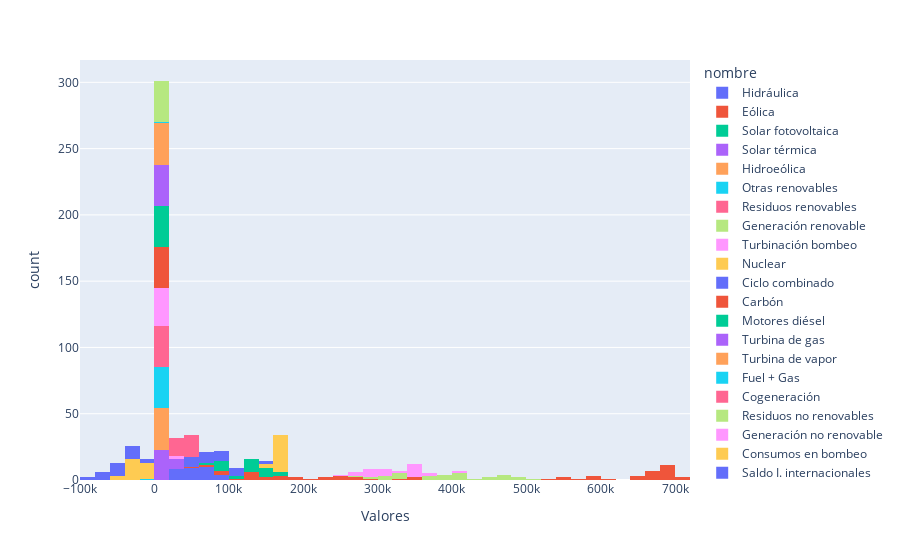

Notebook code cell kept with this figure:
### Code cell
fig3 = px.histogram(data_frame = df_balance, 
             x          = "Valores",
             color      = "nombre",
             nbins      = 50)

fig3.show()

### Figure 1 — Plotly figure (JSON) as saved in the notebook; plotly's stock layout.template omitted (floating-point values rounded to 4 significant figures)
{"data": [{"alignmentgroup": "True", "bingroup": "x", "hovertemplate": "nombre=Hidráulica<br>Valores=%{x}<br>count=%{y}<extra></extra>", "legendgroup": "Hidráulica", "marker": {"color": "#636efa", "pattern": {"shape": ""}}, "name": "Hidráulica", "nbinsx": 50, "offsetgroup": "Hidráulica", "orientation": "v", "showlegend": true, "type": "histogram", "x": [54390.0, 51660.0, 48590.0, 51780.0, 39250.0, 30370.0, 24770.0, 28360.0, 29560.0, 58600.0, 89990.0, 93640.0, 79990.0, 73830.0, 72080.0, 73920.0, 48580.0, 35060.0, 36020.0, 44950.0, 36270.0, 62650.0, 76160.0, 72010.0, 76860.0, 92060.0, 83010.0, 54810.0, 63360.0, 57720.0, 62210.0], "xaxis": "x", "yaxis": "y"}, {"alignmentgroup": "True", "bingroup": "x", "hovertemplate": "nombre=Eólica<br>Valores=%{x}<br>count=%{y}<extra></extra>", "legendgroup": "Eólica", "marker": {"color": "#EF553B", "pattern": {"shape": ""}}, "name": "Eólica", "nbinsx": 50, "offsetgroup": "Eólica", "orientation": "v", "showlegend": true, "type": "histogram", "x": [138200.0, 157400.0, 169100.0, 191600.0, 252100.0, 167800.0, 181400.0, 257500.0, 265800.0, 170700.0, 98490.0, 84160.0, 103500.0, 53480.0, 90240.0, 123700.0, 268200.0, 354100.0, 256100.0, 127300.0, 137900.0, 75500.0, 133300.0, 226500.0, 235500.0, 130100.0, 151000.0, 216700.0, 294900.0, 325000.0, 355800.0], "xaxis": "x", "yaxis": "y"}, {"alignmentgroup": "True", "bingroup": "x", "hovertemplate": "nombre=Solar fotovoltaica<br>Valores=%{x}<br>count=%{y}<extra></extra>", "legendgroup": "Solar fotovoltaica", "marker": {"color": "#00cc96", "pattern": {"shape": ""}}, "name": "Solar fotovoltaica", "nbinsx": 50, "offsetgroup": "Solar fotovoltaica", "orientation": "v", "showlegend": true, "type": "histogram", "x": [179900.0, 171700.0, 162300.0, 152300.0, 151200.0, 154000.0, 137200.0, 159300.0, 143800.0, 130600.0, 95710.0, 103200.0, 98160.0, 122800.0, 143200.0, 93150.0, 85670.0, 99580.0, 131200.0, 138700.0, 128600.0, 156800.0, 136400.0, 99730.0, 133400.0, 139000.0, 120900.0, 104500.0, 79730.0, 88050.0, 68290.0], "xaxis": "x", "yaxis": "y"}, {"alignmentgroup": "True", "bingroup": "x", "hovertemplate": "nombre=Solar térmica<br>Valores=%{x}<br>count=%{y}<extra></extra>", "legendgroup": "Solar térmica", "marker": {"color": "#ab63fa", "pattern": {"shape": ""}}, "name": "Solar térmica", "nbinsx": 50, "offsetgroup": "Solar térmica", "orientation": "v", "showlegend": true, "type": "histogram", "x": [23510.0, 23510.0, 19990.0, 17350.0, 20350.0, 21080.0, 20730.0, 20370.0, 15100.0, 11530.0, 4241.0, 4136.0, 7372.0, 7548.0, 11040.0, 1874.0, 1258.0, 4307.0, 14080.0, 17330.0, 20150.0, 20100.0, 14770.0, 6992.0, 10710.0, 11560.0, 12730.0, 8866.0, 1804.0, 3399.0, 2952.0], "xaxis": "x", "yaxis": "y"}, {"alignmentgroup": "True", "bingroup": "x", "hovertemplate": "nombre=Hidroeólica<br>Valores=%{x}<br>count=%{y}<extra></extra>", "legendgroup": "Hidroeólica", "marker": {"color": "#FFA15A", "pattern": {"shape": ""}}, "name": "Hidroeólica", "nbinsx": 50, "offsetgroup": "Hidroeólica", "orientation": "v", "showlegend": true, "type": "histogram", "x": [75.56, 127.7, 130.5, 135.5, 134.0, 115.1, 81.17, 42.67, 17.16, 16.76, 16.11, 13.23, 21.9, 57.73, 106.4, 81.66, 55.03, 43.2, 61.21, 59.51, 44.76, 110.6, 189.1, 182.3, 164.6, 150.7, 50.15, 1.722, 5.562, 13.74, 17.12], "xaxis": "x", "yaxis": "y"}, {"alignmentgroup": "True", "bingroup": "x", "hovertemplate": "nombre=Otras renovables<br>Valores=%{x}<br>count=%{y}<extra></extra>", "legendgroup": "Otras renovables", "marker": {"color": "#19d3f3", "pattern": {"shape": ""}}, "name": "Otras renovables", "nbinsx": 50, "offsetgroup": "Otras renovables", "orientation": "v", "showlegend": true, "type": "histogram", "x": [10140.0, 9950.0, 9399.0, 10120.0, 10700.0, 10270.0, 9385.0, 9018.0, 9778.0, 10090.0, 10970.0, 10270.0, 9259.0, 9224.0, 9261.0, 9155.0, 8779.0, 8337.0, 9236.0, 8771.0, 8713.0, 9003.0, 10320.0, 10170.0, 8055.0, 9631.0, 10220.0, 9640.0, 10000.0, 8602.0, 8199.0], "xaxis": "x", "yaxis": "y"}, {"alignmentgroup": "True", "bingroup": "x", "hovertemplate": "nombre=Residuos renovables<br>Valores=%{x}<br>count=%{y}<extra></extra>", "legendgroup": "Residuos renovables", "marker": {"color": "#FF6692", "pattern": {"shape": ""}}, "name": "Residuos renovables", "nbinsx": 50, "offsetgroup": "Residuos renovables", "orientation": "v", "showlegend": true, "type": "histogram", "x": [2595.0, 2542.0, 2596.0, 2526.0, 2531.0, 2524.0, 2543.0, 2477.0, 2483.0, 2666.0, 2763.0, 2737.0, 2692.0, 2591.0, 2589.0, 2578.0, 2458.0, 2382.0, 1945.0, 2177.0, 1900.0, 1868.0, 1945.0, 2029.0, 1878.0, 2021.0, 1973.0, 1880.0, 1857.0, 1959.0, 2366.0], "xaxis": "x", "yaxis": "y"}, {"alignmentgroup": "True", "bingroup": "x", "hovertemplate": "nombre=Generación renovable<br>Valores=%{x}<br>count=%{y}<extra></extra>", "legendgroup": "Generación renovable", "marker": {"color": "#B6E880", "pattern": {"shape": ""}}, "name": "Generación renovable", "nbinsx": 50, "offsetgroup": "Generación renovable", "orientation": "v", "showlegend": true, "type": "histogram", "x": [408800.0, 416900.0, 412100.0, 425800.0, 476200.0, 386200.0, 376000.0, 477100.0, 466500.0, 384200.0, 302200.0, 298100.0, 301000.0, 269500.0, 328500.0, 304500.0, 415000.0, 503800.0, 448600.0, 339300.0, 333500.0, 326000.0, 373000.0, 417600.0, 466600.0, 384600.0, 379900.0, 396400.0, 451700.0, 484800.0, 499800.0], "xaxis": "x", "yaxis": "y"}, {"alignmentgroup": "True", "bingroup": "x", "hovertemplate": "nombre=Turbinación bombeo<br>Valores=%{x}<br>count=%{y}<extra></extra>", "legendgroup": "Turbinación bombeo", "marker": {"color": "#FF97FF", "pattern": {"shape": ""}}, "name": "Turbinación bombeo", "nbinsx": 50, "offsetgroup": "Turbinación bombeo", "orientation": "v", "showlegend": true, "type": "histogram", "x": [16720.0, 18120.0, 19300.0, 16740.0, 15970.0, 23820.0, 21900.0, 19050.0, 16720.0, 10970.0, 9675.0, 5583.0, 6638.0, 9322.0, 9390.0, 13350.0, 13610.0, 8858.0, 14530.0, 15680.0, 12370.0, 11480.0, 9044.0, 4016, 4992.0, 12500.0, 9067.0, 3071.0, 9643.0, 8103.0, 6607.0], "xaxis": "x", "yaxis": "y"}, {"alignmentgroup": "True", "bingroup": "x", "hovertemplate": "nombre=Nuclear<br>Valores=%{x}<br>count=%{y}<extra></extra>", "legendgroup": "Nuclear", "marker": {"color": "#FECB52", "pattern": {"shape": ""}}, "name": "Nuclear", "nbinsx": 50, "offsetgroup": "Nuclear", "orientation": "v", "showlegend": true, "type": "histogram", "x": [166300.0, 166200.0, 166200.0, 166200.0, 166900.0, 167000.0, 166800.0, 166800.0, 166700.0, 166500.0, 166400.0, 166400.0, 166500.0, 167100.0, 167100.0, 167100.0, 166600.0, 166000.0, 166600.0, 167500.0, 166300.0, 163800.0, 167039, 167600.0, 167200.0, 167000.0, 166500.0, 162300.0, 143400.0, 143691, 143800.0], "xaxis": "x", "yaxis": "y"}, {"alignmentgroup": "True", "bingroup": "x", "hovertemplate": "nombre=Ciclo combinado<br>Valores=%{x}<br>count=%{y}<extra></extra>", "legendgroup": "Ciclo combinado", "marker": {"color": "#636efa", "pattern": {"shape": ""}}, "name": "Ciclo combinado", "nbinsx": 50, "offsetgroup": "Ciclo combinado", "orientation": "v", "showlegend": true, "type": "histogram", "x": [100100.0, 98460.0, 81730.0, 90580.0, 62850.0, 53600.0, 63740.0, 74550.0, 66390.0, 99780.0, 158700.0, 158300.0, 107300.0, 91590.0, 96620.0, 98830.0, 62510.0, 59710.0, 57850.0, 66140.0, 67250.0, 111900.0, 101800.0, 112100.0, 98210.0, 115800.0, 54490.0, 54460.0, 59970.0, 64130.0, 52350.0], "xaxis": "x", "yaxis": "y"}, {"alignmentgroup": "True", "bingroup": "x", "hovertemplate": "nombre=Carbón<br>Valores=%{x}<br>count=%{y}<extra></extra>", "legendgroup": "Carbón", "marker": {"color": "#EF553B", "pattern": {"shape": ""}}, "name": "Carbón", "nbinsx": 50, "offsetgroup": "Carbón", "orientation": "v", "showlegend": true, "type": "histogram", "x": [7821.0, 11850.0, 12690.0, 13020.0, 12270.0, 5836.0, 5878.0, 7885.0, 8723.0, 8845.0, 9335.0, 9333.0, 5926.0, 7598.0, 11330.0, 13040.0, 12950.0, 13290.0, 11630.0, 7498.0, 6174.0, 8421.0, 8901.0, 8764, 9364, 9396.0, 5770.0, 5884, 8010.0, 8764, 9814], "xaxis": "x", "yaxis": "y"}, {"alignmentgroup": "True", "bingroup": "x", "hovertemplate": "nombre=Motores diésel<br>Valores=%{x}<br>count=%{y}<extra></extra>", "legendgroup": "Motores diésel", "marker": {"color": "#00cc96", "pattern": {"shape": ""}}, "name": "Motores diésel", "nbinsx": 50, "offsetgroup": "Motores diésel", "orientation": "v", "showlegend": true, "type": "histogram", "x": [7725.0, 7288.0, 7193.0, 6848.0, 7572.0, 6925.0, 6797.0, 7932.0, 7929.0, 7821.0, 8075.0, 7957.0, 7857.0, 6663.0, 6777.0, 6771.0, 7553.0, 7480.0, 7226.0, 6674.0, 6606.0, 6451.0, 6537.0, 6737.0, 6795.0, 7232.0, 7217.0, 7418.0, 8239.0, 8685.0, 8634.0], "xaxis": "x", "yaxis": "y"}, {"alignmentgroup": "True", "bingroup": "x", "hovertemplate": "nombre=Turbina de gas<br>Valores=%{x}<br>count=%{y}<extra></extra>", "legendgroup": "Turbina de gas", "marker": {"color": "#ab63fa", "pattern": {"shape": ""}}, "name": "Turbina de gas", "nbinsx": 50, "offsetgroup": "Turbina de gas", "orientation": "v", "showlegend": true, "type": "histogram", "x": [1827.0, 1594.0, 1702.0, 1600.0, 1046.0, 1034.0, 1301.0, 2469.0, 3034.0, 3220.0, 3042.0, 2619.0, 2056.0, 1413.0, 2437.0, 1849.0, 2174.0, 2530.0, 2719.0, 1486.0, 1249.0, 1757.0, 1816.0, 1500.0, 1747.0, 1028.0, 1055.0, 1237.0, 2396.0, 2679.0, 2085.0], "xaxis": "x", "yaxis": "y"}, {"alignmentgroup": "True", "bingroup": "x", "hovertemplate": "nombre=Turbina de vapor<br>Valores=%{x}<br>count=%{y}<extra></extra>", "legendgroup": "Turbina de vapor", "marker": {"color": "#FFA15A", "pattern": {"shape": ""}}, "name": "Turbina de vapor", "nbinsx": 50, "offsetgroup": "Turbina de vapor", "orientation": "v", "showlegend": true, "type": "histogram", "x": [2130.0, 2091.0, 2120.0, 2177.0, 2134.0, 1355.0, 1391.0, 1748.0, 2060.0, 1940.0, 2430.0, 1779.0, 2921.0, 2247.0, 2332.0, 2176.0, 2181.0, 2595.0, 2365.0, 2351.0, 2189.0, 2638.0, 2409.0, 2237.0, 2100.0, 1879.0, 2330.0, 2559.0, 2921.0, 3137.0, 2671.0], "xaxis": "x", "yaxis": "y"}, {"alignmentgroup": "True", "bingroup": "x", "hovertemplate": "nombre=Fuel + Gas<br>Valores=%{x}<br>count=%{y}<extra></extra>", "legendgroup": "Fuel + Gas", "marker": {"color": "#19d3f3", "pattern": {"shape": ""}}, "name": "Fuel + Gas", "nbinsx": 50, "offsetgroup": "Fuel + Gas", "orientation": "v", "showlegend": true, "type": "histogram", "x": [-0.001, 0.001], "xaxis": "x", "yaxis": "y"}, {"alignmentgroup": "True", "bingroup": "x", "hovertemplate": "nombre=Cogeneración<br>Valores=%{x}<br>count=%{y}<extra></extra>", "legendgroup": "Cogeneración", "marker": {"color": "#FF6692", "pattern": {"shape": ""}}, "name": "Cogeneración", "nbinsx": 50, "offsetgroup": "Cogeneración", "orientation": "v", "showlegend": true, "type": "histogram", "x": [46930.0, 46440.0, 47220.0, 48550.0, 40110.0, 34660.0, 29450.0, 27990.0, 27330.0, 48060.0, 53790.0, 55960.0, 49270.0, 46050.0, 50790.0, 52620.0, 42930.0, 26010.0, 25890.0, 27880.0, 29240.0, 44470.0, 51110.0, 51210.0, 38530.0, 49770.0, 38280.0, 24990.0, 31620.0, 25170.0, 24850.0], "xaxis": "x", "yaxis": "y"}, {"alignmentgroup": "True", "bingroup": "x", "hovertemplate": "nombre=Residuos no renovables<br>Valores=%{x}<br>count=%{y}<extra></extra>", "legendgroup": "Residuos no renovables", "marker": {"color": "#B6E880", "pattern": {"shape": ""}}, "name": "Residuos no renovables", "nbinsx": 50, "offsetgroup": "Residuos no renovables", "orientation": "v", "showlegend": true, "type": "histogram", "x": [5024.0, 4922.0, 5031.0, 4920.0, 4699.0, 4402.0, 4303.0, 4164.0, 4141.0, 3347.0, 3981.0, 4348.0, 4066.0, 4044.0, 5041.0, 4953.0, 4607.0, 4054.0, 3506.0, 3581.0, 3207.0, 3483.0, 4250.0, 4421.0, 4167.0, 4333.0, 4153.0, 3673.0, 3685.0, 3721.0, 4095.0], "xaxis": "x", "yaxis": "y"}, {"alignmentgroup": "True", "bingroup": "x", "hovertemplate": "nombre=Generación no renovable<br>Valores=%{x}<br>count=%{y}<extra></extra>", "legendgroup": "Generación no renovable", "marker": {"color": "#FF97FF", "pattern": {"shape": ""}}, "name": "Generación no renovable", "nbinsx": 50, "offsetgroup": "Generación no renovable", "orientation": "v", "showlegend": true, "type": "histogram", "x": [354600.0, 356900.0, 343200.0, 350600.0, 313600.0, 298600.0, 301600.0, 312600.0, 303000.0, 350500.0, 415500.0, 412300.0, 352500.0, 336100.0, 351800.0, 360700.0, 315100.0, 290500.0, 292300.0, 298800.0, 294600.0, 354500.0, 352900.0, 358600.0, 333100.0, 368900.0, 288900.0, 265600.0, 269900.0, 268100.0, 254900.0], "xaxis": "x", "yaxis": "y"}, {"alignmentgroup": "True", "bingroup": "x", "hovertemplate": "nombre=Consumos en bombeo<br>Valores=%{x}<br>count=%{y}<extra></extra>", "legendgroup": "Consumos en bombeo", "marker": {"color": "#FECB52", "pattern": {"shape": ""}}, "name": "Consumos en bombeo", "nbinsx": 50, "offsetgroup": "Consumos en bombeo", "orientation": "v", "showlegend": true, "type": "histogram", "x": [-30030.0, -30220.0, -25770.0, -27170.0, -40010.0, -42170.0, -41240.0, -36380.0, -28360.0, -12680.0, -1677.0, -4507.0, -13060.0, -21000.0, -18370.0, -6185.0, -24700.0, -34800.0, -34760.0, -22060.0, -29610.0, -16750.0, -11370.0, -11660.0, -25480.0, -13210.0, -14990.0, -33280.0, -16650.0, -27590.0, -25650.0], "xaxis": "x", "yaxis": "y"}, {"alignmentgroup": "True", "bingroup": "x", "hovertemplate": "nombre=Saldo I. internacionales<br>Valores=%{x}<br>count=%{y}<extra></extra>", "legendgroup": "Saldo I. internacionales", "marker": {"color": "#636efa", "pattern": {"shape": ""}}, "name": "Saldo I. internacionales", "nbinsx": 50, "offsetgroup": "Saldo I. internacionales", "orientation": "v", "showlegend": true, "type": "histogram", "x": [-61450.0, -48420.0, -45940.0, -44210.0, -70520.0, -46960.0, -77640.0, -83480.0, -55320.0, -32920.0, -28870.0, -27430.0, -35950.0, -28810.0, -11580.0, -460.8, -22980.0, -57180.0, -31410.0, -35910.0, -58740.0, -19440.0, -32750.0, -64900.0, -85290.0, -67280.0, -55760.0, -63160.0, -39350, -42370.0, -40580.0], "xaxis": "x", "yaxis": "y"}, {"alignmentgroup": "True", "bingroup": "x", "hovertemplate": "nombre=Demanda en b.c.<br>Valores=%{x}<br>count=%{y}<extra></extra>", "legendgroup": "Demanda en b.c.", "marker": {"color": "#EF553B", "pattern": {"shape": ""}}, "name": "Demanda en b.c.", "nbinsx": 50, "offsetgroup": "Demanda en b.c.", "orientation": "v", "showlegend": true, "type": "histogram", "x": [671900.0, 695200.0, 683600.0, 705000.0, 679300.0, 595700.0, 558700.0, 669900.0, 685900.0, 689100.0, 687200.0, 678500.0, 604500.0, 555800.0, 650300.0, 658600.0, 682400.0, 702300.0, 674700.0, 580100.0, 539700.0, 644300.0, 681800.0, 699600.0, 688900.0, 673000.0, 598000.0, 565500.0, 665600.0, 682900.0, 688500.0], "xaxis": "x", "yaxis": "y"}], "layout": {"barmode": "relative", "legend": {"title": {"text": "nombre"}, "tracegroupgap": 0}, "margin": {"t": 60}, "xaxis": {"anchor": "y", "domain": [0, 1], "title": {"text": "Valores"}}, "yaxis": {"anchor": "x", "domain": [0, 1], "title": {"text": "count"}}}}
